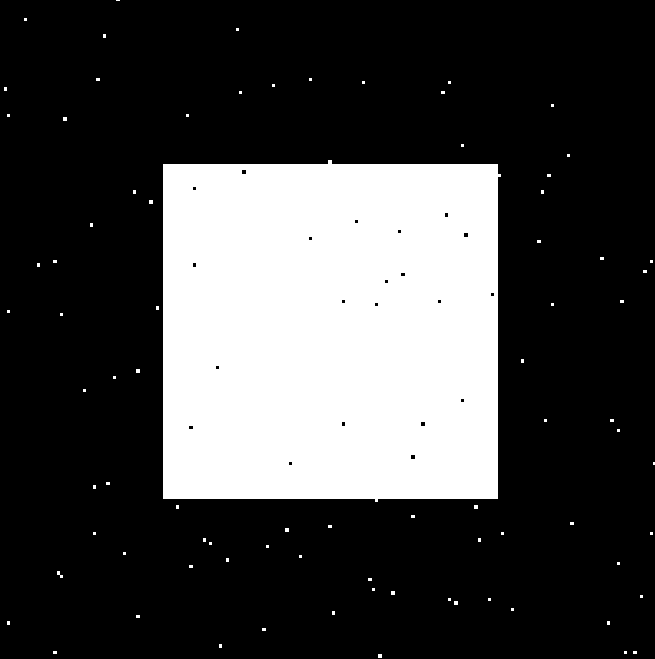
#> input picture Image_Processing/Unit1_exercise/binary_mask.png, 655 x 659 px
$ python morphology_manual.py
#> lines starting #> are read from the running program, lines starting #| are printed output that depends on the picture; after the words box and inside, x2 and y2 are one past the last pixel; in counts of white or black regions, pixels touching at a corner belong together
#> in main, `image = cv2.imread("binary_mask.png", cv2.IMREAD_GRAYSCALE)`: image: shape (659, 655); 26.2% white; 82 white regions (80 under 20 px), largest, box (x1, y1, x2, y2) and area: (163, 160, 501, 502) 112027, (57, 571, 63, 578) 21
import cv2
import numpy as np
import matplotlib.pyplot as plt
def pad_image(image, struct_elem):
    height, width = image.shape[:2]
#> height = 659; width = 655
    kernel_height, kernel_width = struct_elem.shape
    pad_h, pad_w = kernel_height // 2, kernel_width // 2
    padded_image = np.zeros(
        (height + 2 * pad_h, width + 2 * pad_w),
        dtype=image.dtype
    )
    padded_image[pad_h:-pad_h, pad_w:-pad_w] = image
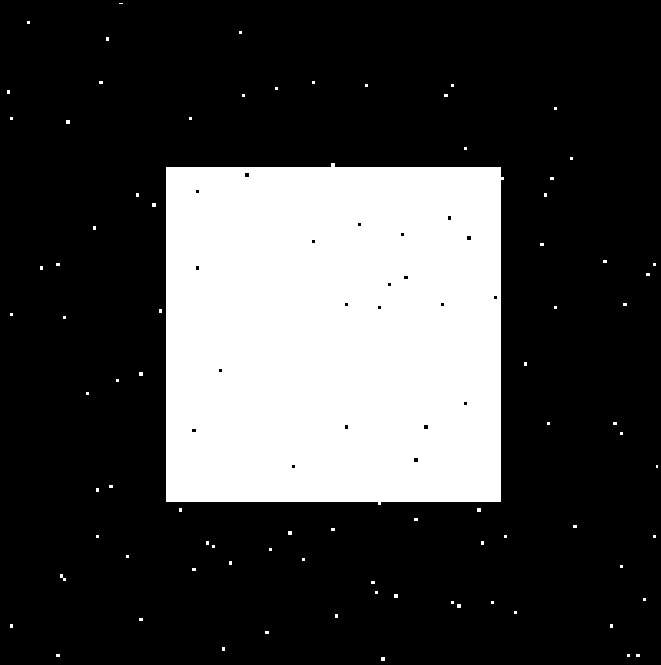
#> padded_image: shape (665, 661); 25.7% white; 82 white regions (80 under 20 px), largest, box (x1, y1, x2, y2) and area: (166, 163, 504, 505) 112027, (60, 574, 66, 581) 21
    return padded_image

def erode(image, struct_elem):
    padded = pad_image(image, struct_elem)
    height, width = image.shape
#> height = 659; width = 655
    kernel_height, kernel_width = struct_elem.shape
    eroded_image = np.zeros_like(image)

    for y in range(height):
        for x in range(width):
            window = padded[y:y + kernel_height, x:x + kernel_width]
            eroded_image[y, x] = np.min(window[struct_elem == 1])
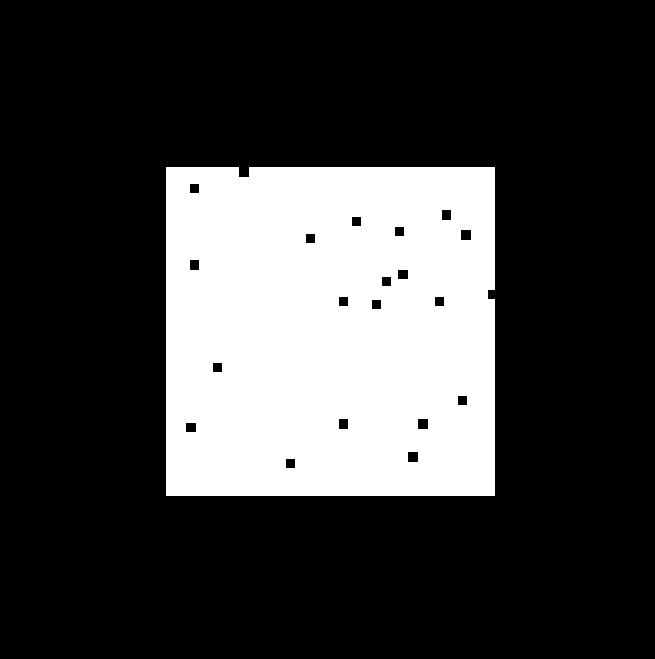
#> eroded_image: shape (659, 655); 24.7% white; 1 white region, box (x1, y1, x2, y2) and area: (166, 167, 495, 496) 106437
    return eroded_image

def dilate(image, struct_elem):
    padded = pad_image(image, struct_elem)
#> in pad_image (call 2), `padded_image[pad_h:-pad_h, pad_w:-pad_w] = image`:
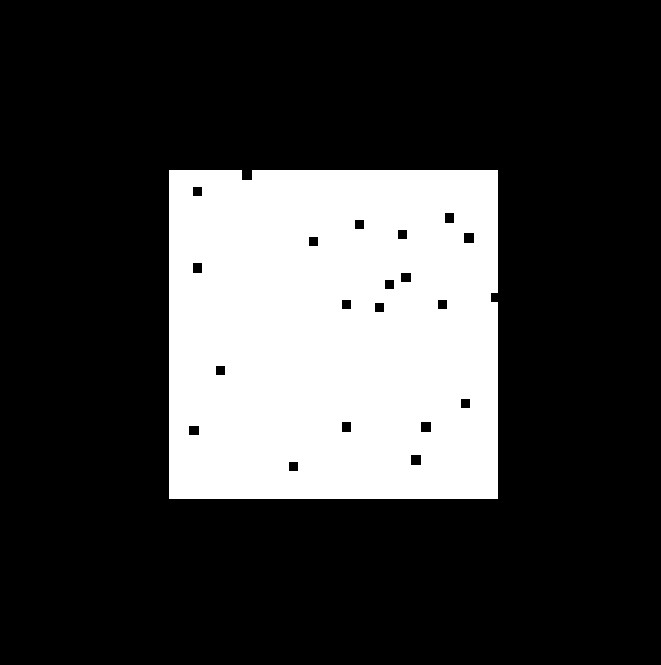
#> padded_image: shape (665, 661); 24.2% white; 1 white region, box (x1, y1, x2, y2) and area: (169, 170, 498, 499) 106437
    height, width = image.shape
#> height = 659; width = 655
    kernel_height, kernel_width = struct_elem.shape
    dilated_image = np.zeros_like(image)

    for y in range(height):
        for x in range(width):
            window = padded[y:y + kernel_height, x:x + kernel_width]
            dilated_image[y, x] = np.max(window[struct_elem == 1])
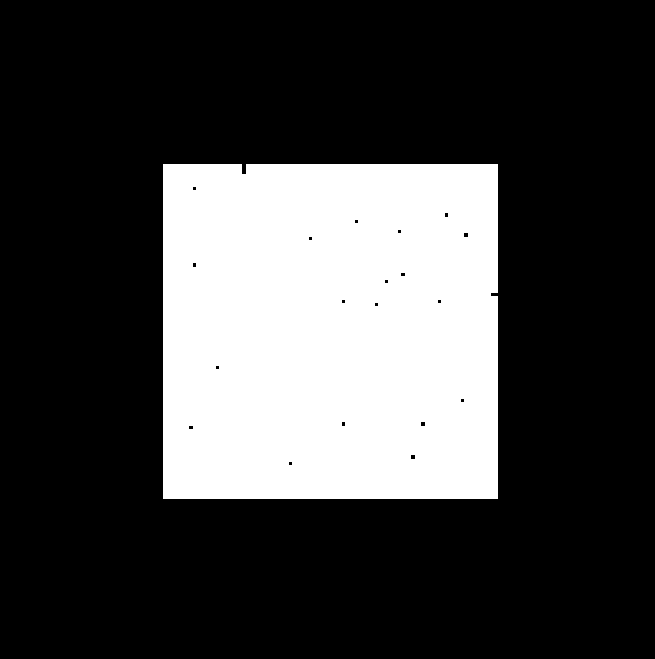
#> dilated_image: shape (659, 655); 25.9% white; 1 white region, box (x1, y1, x2, y2) and area: (163, 164, 498, 499) 111957
    return dilated_image

def opening(image, struct_elem):
    return dilate(erode(image, struct_elem), struct_elem)

def closing(image, struct_elem):
    return erode(dilate(image, struct_elem), struct_elem)
#> in pad_image (call 3), `padded_image[pad_h:-pad_h, pad_w:-pad_w] = image`:
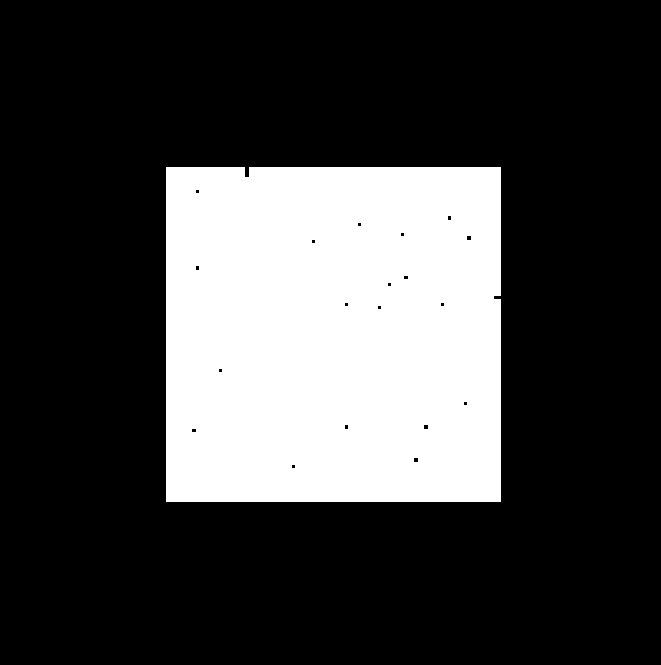
#> padded_image: shape (665, 661); 25.5% white; 1 white region, box (x1, y1, x2, y2) and area: (166, 167, 501, 502) 111957
#> after the loop in dilate (call 2), `for y in range(height):`:
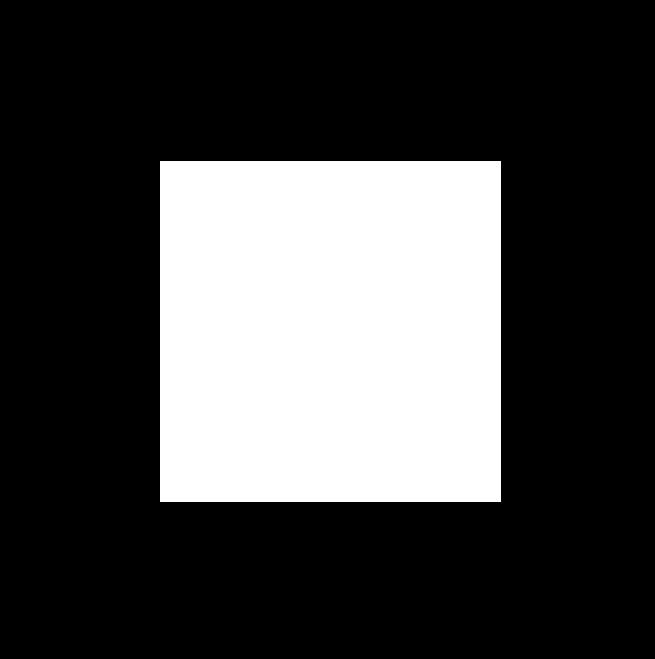
#> dilated_image: shape (659, 655); 26.9% white; 1 white region, box (x1, y1, x2, y2) and area: (160, 161, 501, 502) 116281
#> in pad_image (call 4), `padded_image[pad_h:-pad_h, pad_w:-pad_w] = image`:
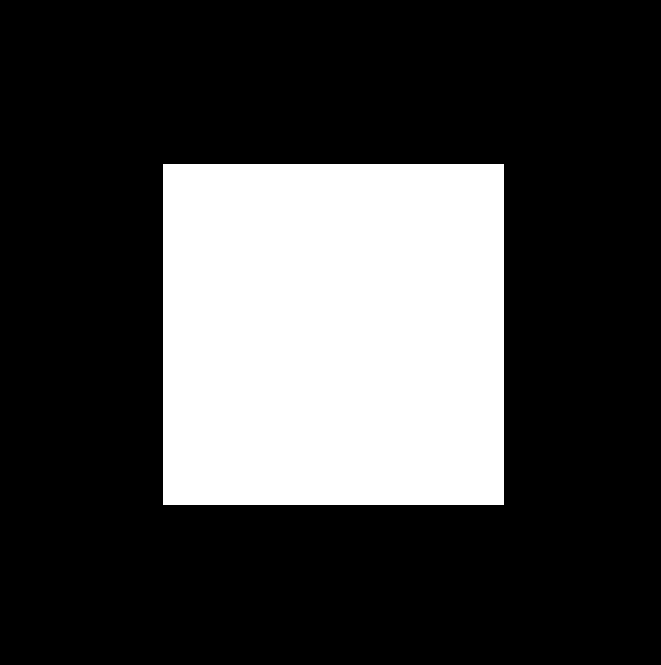
#> padded_image: shape (665, 661); 26.5% white; 1 white region, box (x1, y1, x2, y2) and area: (163, 164, 504, 505) 116281
#> after the loop in erode (call 2), `for y in range(height):`: eroded_image: shape (659, 655); 26% white; 1 white region, box (x1, y1, x2, y2) and area: (163, 164, 498, 499) 112225

def create_square_struct_elem(size=3):
    return np.ones((size, size), dtype=np.uint8)

def main():
    image = cv2.imread("binary_mask.png", cv2.IMREAD_GRAYSCALE)
    struct_elem = create_square_struct_elem(7)
    opened_image = opening(image, struct_elem)
    closed_image = closing(opened_image, struct_elem)
    plt.figure(figsize=(12, 6))
    plt.subplot(1, 3, 1)
    plt.imshow(image, cmap='gray')
    plt.title("Original Image")
    plt.axis("off")

    plt.subplot(1, 3, 2)
    plt.imshow(opened_image, cmap='gray')
    plt.title("Opening")
    plt.axis("off")

    plt.subplot(1, 3, 3)
    plt.imshow(closed_image, cmap='gray')
    plt.title("Closing")
    plt.axis("off")

    plt.tight_layout()
    plt.show()
if __name__ == "__main__":
    main()
